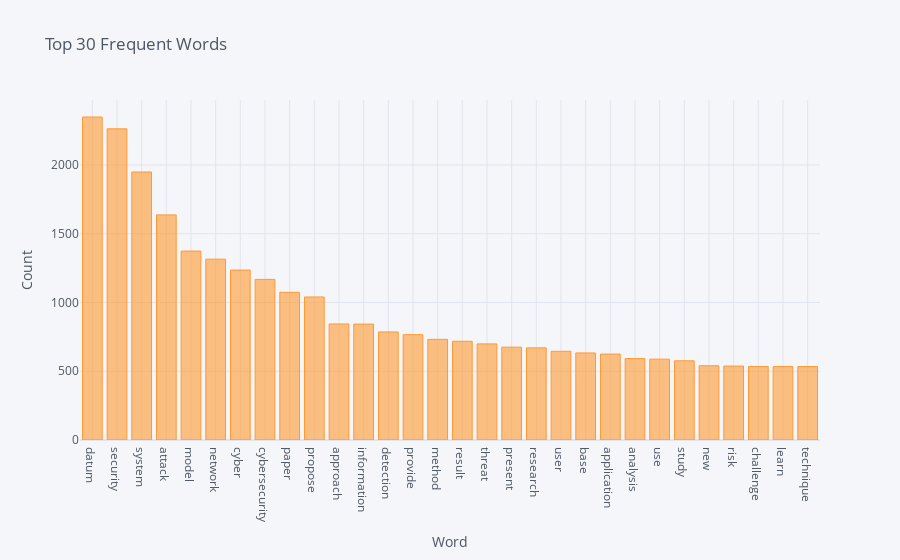

The code cell stored with this chart in its notebook:
### Code cell
top_output=pd.DataFrame(words_freq[:30], columns = ['Word', 'Frequency'])
top_output=top_output.set_index('Word')
top_output.iplot(kind='bar', xTitle='Word', yTitle='Count', title='Top 30 Frequent Words')

### Figure 1 — Plotly figure (JSON) as saved in the notebook; plotly's stock layout.template omitted (floating-point values rounded to 4 significant figures)
{"data": [{"marker": {"color": "rgba(255, 153, 51, 0.6)", "line": {"color": "rgba(255, 153, 51, 1.0)", "width": 1}}, "name": "Frequency", "orientation": "v", "text": "", "type": "bar", "x": ["datum", "security", "system", "attack", "model", "network", "cyber", "cybersecurity", "paper", "propose", "approach", "information", "detection", "provide", "method", "result", "threat", "present", "research", "user", "base", "application", "analysis", "use", "study", "new", "risk", "challenge", "learn", "technique"], "y": [2349, 2263, 1949, 1637, 1374, 1315, 1236, 1168, 1074, 1040, 844, 843, 786, 766, 732, 718, 699, 675, 670, 645, 633, 625, 592, 588, 576, 540, 538, 535, 534, 534]}], "layout": {"legend": {"bgcolor": "#F5F6F9", "font": {"color": "#4D5663"}}, "paper_bgcolor": "#F5F6F9", "plot_bgcolor": "#F5F6F9", "title": {"font": {"color": "#4D5663"}, "text": "Top 30 Frequent Words"}, "xaxis": {"gridcolor": "#E1E5ED", "showgrid": true, "tickfont": {"color": "#4D5663"}, "title": {"font": {"color": "#4D5663"}, "text": "Word"}, "zerolinecolor": "#E1E5ED"}, "yaxis": {"gridcolor": "#E1E5ED", "showgrid": true, "tickfont": {"color": "#4D5663"}, "title": {"font": {"color": "#4D5663"}, "text": "Count"}, "zerolinecolor": "#E1E5ED"}}}
